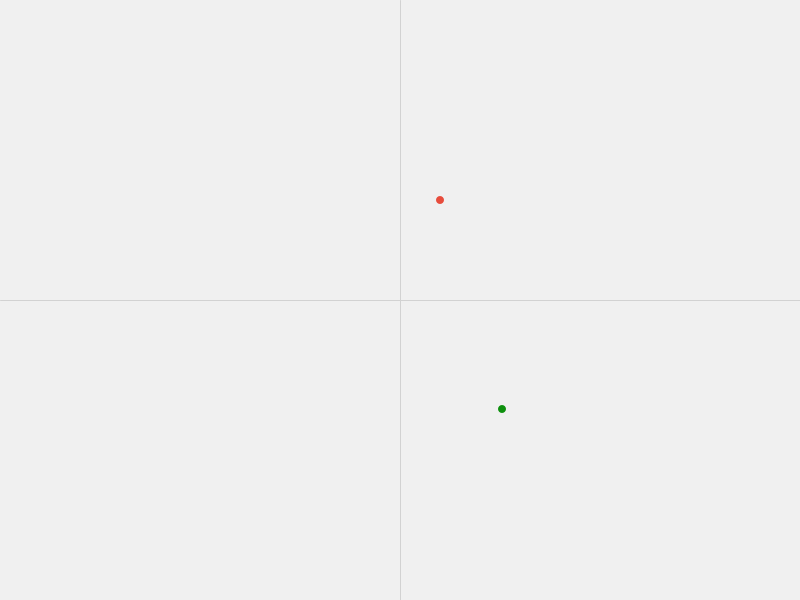
Frame 1 (no input)
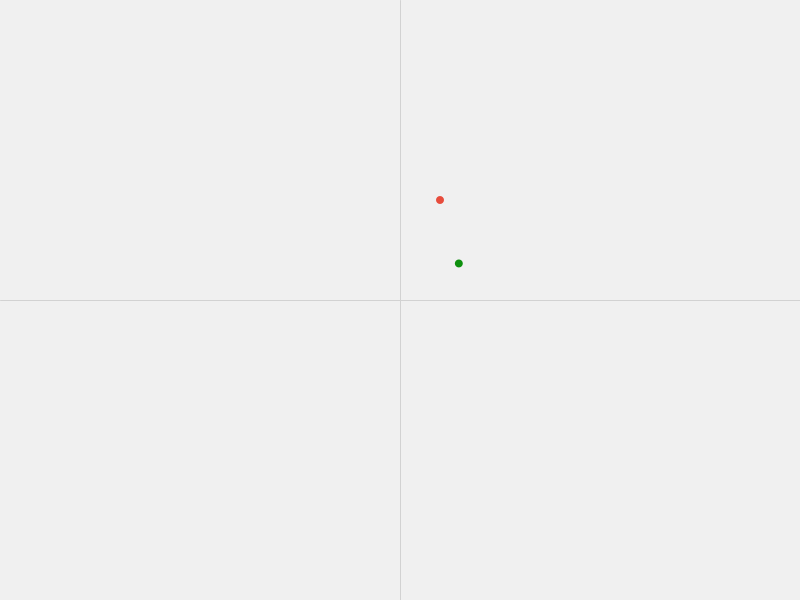
Frame 60 (the mouse pressed at the canvas centre just before this capture)
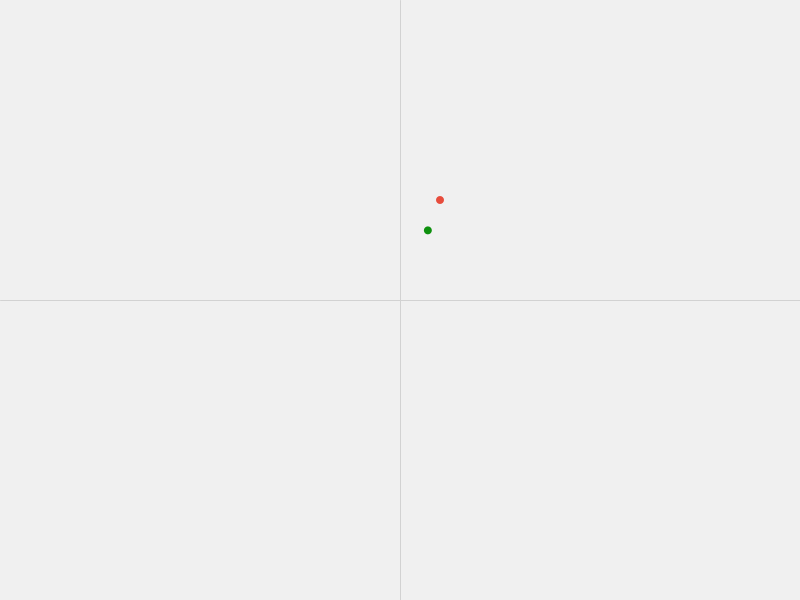
Frame 120 (the mouse held since frame 60 and released just before this capture)

The Processing sketch that drew these frames (run headless with seeded random() and noise(); from frame 60 on, the mouse is pressed at the canvas centre):

// Processing sketch: main
// ── main.pde
float x, y, learning_rate;
PVector grad, target;
void setup() {
  size(800, 600);
  target = new PVector(40, -100);
  learning_rate = 0.01;
  x = 102;
  y = 109;
  grad = gradientV(x, y);
}
// f(x,y) = (x-40)^2 + (y+100)^2
float df_dx(float x, float y) {
  return 2*(x-40);
}
float df_dy(float x, float y) {
  return 2*(y+100);
}
// gradient vector
PVector gradientV(float x, float y) {
  return  new PVector(df_dx(x, y), df_dy(x, y));
}

void draw() {
  background(240);
  // move the origin to centre of the screen
  translate(width/2, height/2);
  // axis
  stroke(210);
  line(-width / 2, 0, width / 2, 0);
  line(0, -height / 2, 0, height / 2);
  fill(231, 76, 60);
  noStroke();
  
  circle(target.x, target.y, 8);
  fill(14, 144, 14);
  
  float grad_mag =grad.mag();
  circle(x, y, 8);
  if (grad_mag >= 0.01) {
    x -= learning_rate * grad.x;
    y -= learning_rate * grad.y;
    grad = gradientV(x, y);
    println(x, y);
  }

}

void mousePressed() {
  x = mouseX - width / 2;
  y = mouseY - height / 2;
  // recalc gradient vector
  grad = gradientV(x, y);
}
